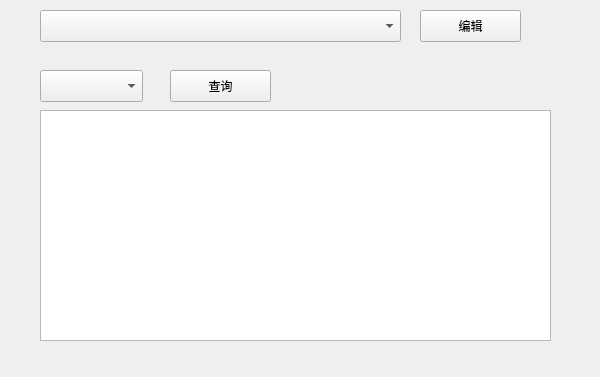
<?xml version="1.0" encoding="UTF-8"?>
<ui version="4.0">
 <class>adminInfoMenuClient</class>
 <widget class="QWidget" name="adminInfoMenuClient">
  <property name="geometry">
   <rect>
    <x>0</x>
    <y>0</y>
    <width>600</width>
    <height>377</height>
   </rect>
  </property>
  <property name="minimumSize">
   <size>
    <width>600</width>
    <height>377</height>
   </size>
  </property>
  <property name="maximumSize">
   <size>
    <width>600</width>
    <height>377</height>
   </size>
  </property>
  <property name="windowTitle">
   <string>Form</string>
  </property>
  <widget class="QComboBox" name="typeComboBox">
   <property name="geometry">
    <rect>
     <x>40</x>
     <y>70</y>
     <width>103</width>
     <height>32</height>
    </rect>
   </property>
  </widget>
  <widget class="QComboBox" name="comboBox_2">
   <property name="geometry">
    <rect>
     <x>40</x>
     <y>10</y>
     <width>361</width>
     <height>32</height>
    </rect>
   </property>
  </widget>
  <widget class="QListWidget" name="listWidget">
   <property name="geometry">
    <rect>
     <x>40</x>
     <y>110</y>
     <width>511</width>
     <height>231</height>
    </rect>
   </property>
  </widget>
  <widget class="QPushButton" name="pushButton">
   <property name="geometry">
    <rect>
     <x>170</x>
     <y>70</y>
     <width>101</width>
     <height>32</height>
    </rect>
   </property>
   <property name="text">
    <string>查询</string>
   </property>
  </widget>
  <widget class="QPushButton" name="pushButton_2">
   <property name="geometry">
    <rect>
     <x>420</x>
     <y>10</y>
     <width>101</width>
     <height>32</height>
    </rect>
   </property>
   <property name="text">
    <string>编辑</string>
   </property>
  </widget>
 </widget>
 <resources/>
 <connections/>
</ui>
